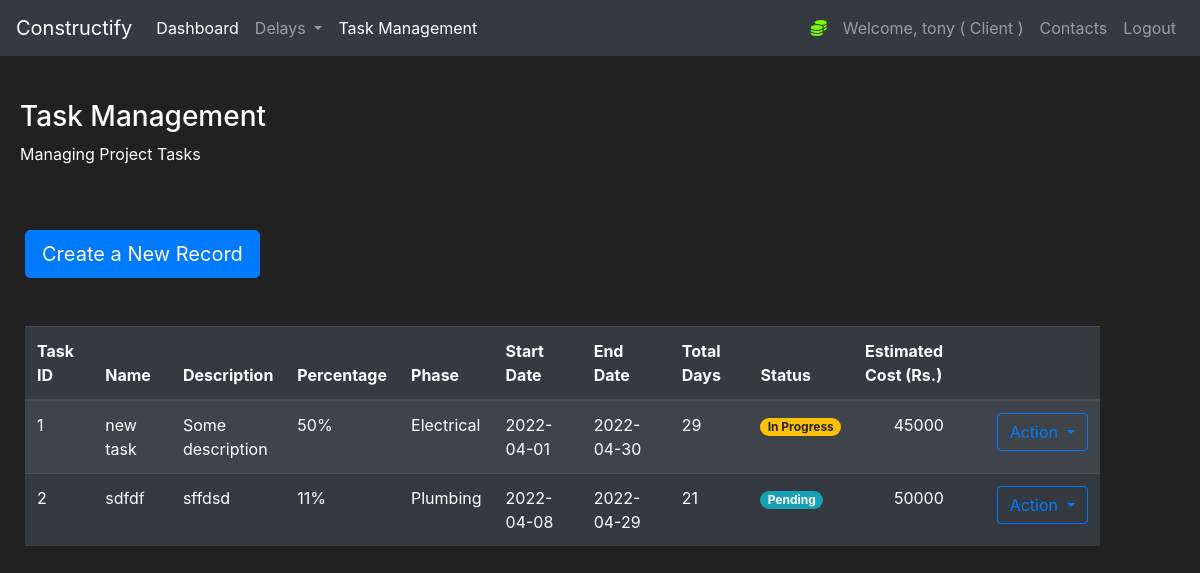
The app's page /Tasks (signed in) with its own data.
### construct/models.py (models this page shows, shortened)
class User(db.Model, UserMixin):
    id = db.Column(db.Integer(), nullable=False, primary_key=True)
    username = db.Column(db.String(length=30), nullable=False, unique=True)
    email_address = db.Column(db.String(length=50),
                              nullable=False, unique=True)
    password_hash = db.Column(db.String(length=50),
                              nullable=False, unique=True)
    role = db.Column(db.String(length=30), nullable=False, unique=False)
    contact_number = db.Column(db.String(length=30), nullable=False, unique=False)
    @property
    def password(self):
        return self.password

class Tasks(db.Model):
    id = db.Column(db.Integer(), nullable=False, primary_key=True)
    Name = db.Column(db.String(length=30), nullable=False)
    description = db.Column(db.String(length=30), nullable=False)
    phase = db.Column(db.String(length=30), nullable=False)
    Percentage = db.Column(db.Integer(), nullable=False)
    start_date = db.Column(db.String(length=30), nullable=False)
    end_date = db.Column(db.String(length=30), nullable=False)
    status = db.Column(db.String(length=30), nullable=True, default="Pending")
    total_estimated_cost = db.Column(db.String(length=30), nullable=False)
    total_days = db.Column(db.Integer(), nullable=False)

### construct/routes.py (the view, shortened to what this page needs)
@app.route("/Tasks", methods=['GET', 'POST'])
@login_required
def Taskpage():
    taskform = TaskForm()
    tasks = Tasks.query.all()
    pending_tasks= Tasks.query.filter(Tasks.status == "Pending").count()
    completed_tasks= Tasks.query.filter(Tasks.status == "Completed").count()
    inprogress_tasks= Tasks.query.filter(Tasks.status == "In Progress").count()
    data = {'Task' : 'Status', 'Pending' : pending_tasks, 'In Progress' : inprogress_tasks, 'Completed' : completed_tasks}
    if request.method == "GET":
        return render_template('Tasks.html', tasks=tasks, taskform=taskform, inprogress_tasks=inprogress_tasks,completed_tasks=completed_tasks, pending_tasks=pending_tasks, data=data)

### construct/models.py (called while the page is built)
@login_manager.user_loader
def load_user(user_id):
    return User.query.get(int(user_id))

### construct/templates/Tasks.html (shortened to what this page needs)
{% extends 'base.html' %}
{% block content%}
<div style="margin-top:20px;margin-left:20px">
    <h3>Task Management</h3>
    <p>Managing Project Tasks</p>
</div>
<div class="row" style="margin-top:20px;margin-left:10px">
    <div class="col-11">
        <br>
        <button type="button" class="btn btn-primary btn-lg" data-toggle="modal" data-target="#TaskModal"
            data-whatever="@mdo">Create a New Record</button>
        <br><br><br>
        <table class="table table-striped table-dark">
            <thead>
                <tr>
                    <th scope="col">Task ID</th>
                    <th scope="col">Name</th>
                    <th width="10% scope=" col">
                        <center>Description</center>
                    </th>
                    <th width="10% scope=" col">Percentage</th>
                    <th scope="col">Phase</th>
                    <th scope="col">Start Date</th>
                    <th scope="col">End Date</th>
                    <th scope="col">Total Days</th>
                    <th scope="col">Status</th>
                    <th scope="col">Estimated Cost (Rs.)</th>
                    <th scope="col"></th>
                </tr>
            </thead>
            <tbody>
                {% for task in tasks %}
                <tr>
                    <td>{{task.id}}</td>
                    <td>{{task.Name}}</td>
                    <td width="5%">{{task.description}}</td>
                    <td width="5%">{{task.Percentage}}%</td>
                    <td>{{task.phase}}</td>
                    <td>{{task.start_date}}</td>
                    <td>{{task.end_date}}</td>
                    <td>{{task.total_days}}</td>
                    {% if 'Pending' in task.status %}
                    <td><span class="badge badge-pill badge-info">{{task.status}}</span></td>
                    {% endif %}
                    {% if 'In Progress' in task.status %}
                    <td><span class="badge badge-pill badge-warning">{{task.status}}</span></td>
                    {% endif %}
                    <td>
                        <center>{{task.total_estimated_cost}}</center>
                    </td>
                    <td>
                        <div class="btn-group">
                            <button type="button" class="btn btn-outline-primary dropdown-toggle" data-toggle="dropdown"
                                aria-haspopup="true" aria-expanded="false">
                                Action
                            </button>
                        </div>
                    </td>
                </tr>
                {% endfor %}
            </tbody>
        </table>
    </div>
</div>
</div>
{% endblock %}

### construct/templates/base.html (shortened to what this page needs)
<!doctype html>
<html lang="en">
<head>
    <link rel="stylesheet" href="https://cdn.jsdelivr.net/npm/bootstrap@4.5.3/dist/css/bootstrap.min.css"
>
</head>
<body>
    <div id="content">
        <nav class="navbar navbar-expand-md navbar-dark bg-dark">
            <a class="navbar-brand" href="#">Constructify</a>
            <div class="collapse navbar-collapse" id="navbarNav">
                <ul class="navbar-nav mr-auto">
                    <li class="nav-item active">
                        <a class="nav-link" href="{{url_for('homepage')}}">Dashboard </a>
                    </li>
                    <li class="nav-item dropdown">
                        <a class="nav-link dropdown-toggle" href="{{url_for('delaypage')}}" id="navbarDropdown"
                            role="button" data-toggle="dropdown" aria-haspopup="true" aria-expanded="false">
                            Delays
                        </a>
                    </li>
                    <li class="nav-item active">
                        <a class="nav-link" href="{{url_for('Taskpage')}}">Task Management </a>
                    </li>
                </ul>
                {% if current_user.is_authenticated %}
                <ul class="navbar-nav">
                    <li class="nav-item">
                    <li class="nav-item">
                        <a class="nav-link" style="color: lawngreen; font-weight:bold">
                            <i class="fas fa-coins"></i>
                        </a>
                    </li>
                    <a class="nav-link">Welcome, {{ current_user.username }} ( {{ current_user.role  }}  )</a>
                    </li>
                    {% if current_user.role == 'Client' %}
                    <li class="nav-item">
                        <a class="nav-link" href="{{url_for('Contactspage')}}">Contacts</a>
                    </li>
                    {% endif %}
                    <li class="nav-item">
                        <a class="nav-link" href="{{url_for('logout_page')}}">Logout</a>
                    </li>
                    {% endif %}
            </div>
        </nav>
        <br>
        {% block content%}
        {% endblock %}
</body>
</html>

### construct/templates/base.html (style rules this page uses)
body { background-color: #212121; color: white }

### records on screen
User: username "tony", role "Client"
Tasks: id "1", Name "new task", description "Some description", Percentage "50", phase "Electrical", start_date "2022-04-01", end_date "2022-04-30", total_days "29", status "In Progress", total_estimated_cost "45000"
Tasks: id "2", Name "sdfdf", description "sffdsd", Percentage "11", phase "Plumbing", start_date "2022-04-08", end_date "2022-04-29", total_days "21", status "Pending", total_estimated_cost "50000"
